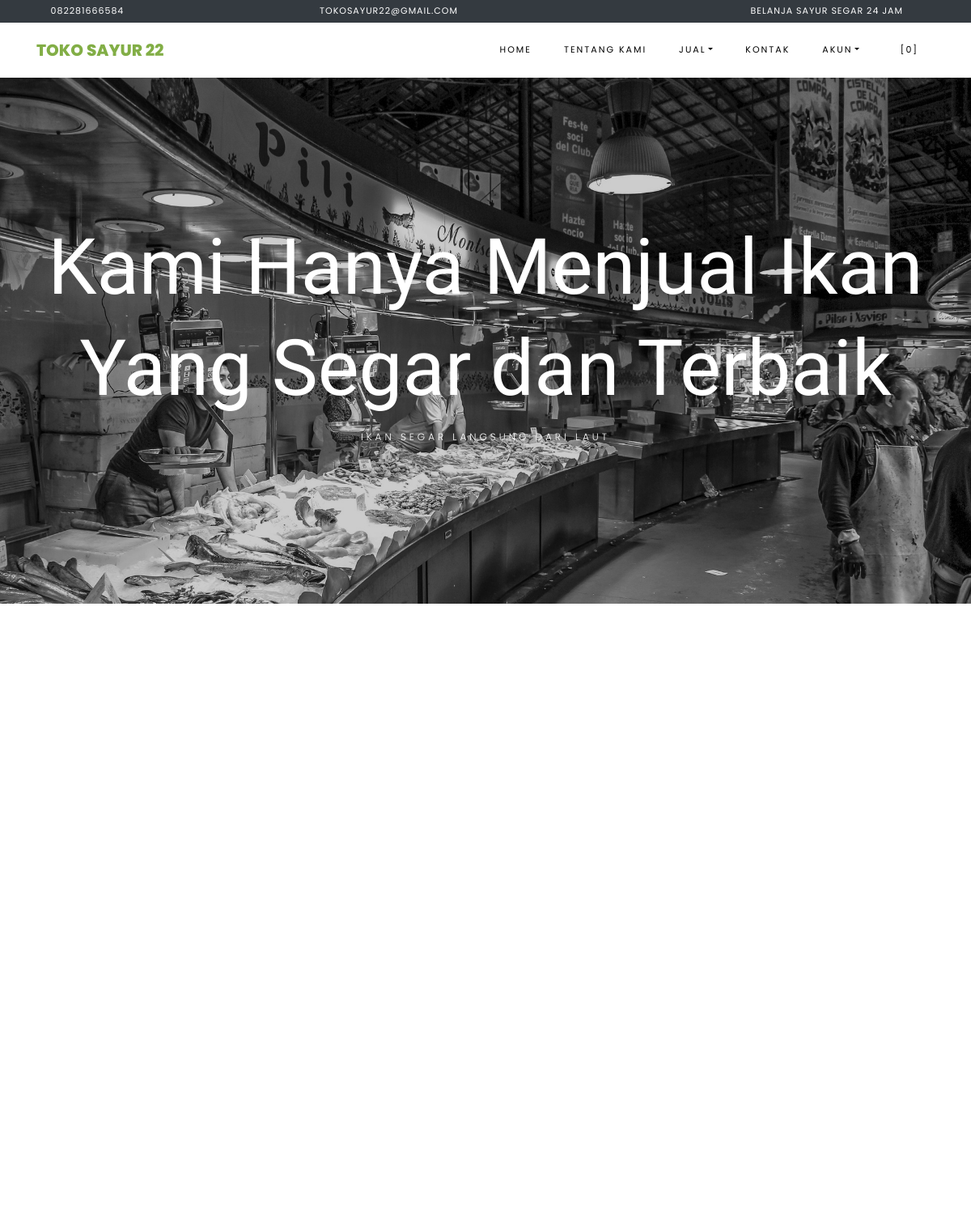
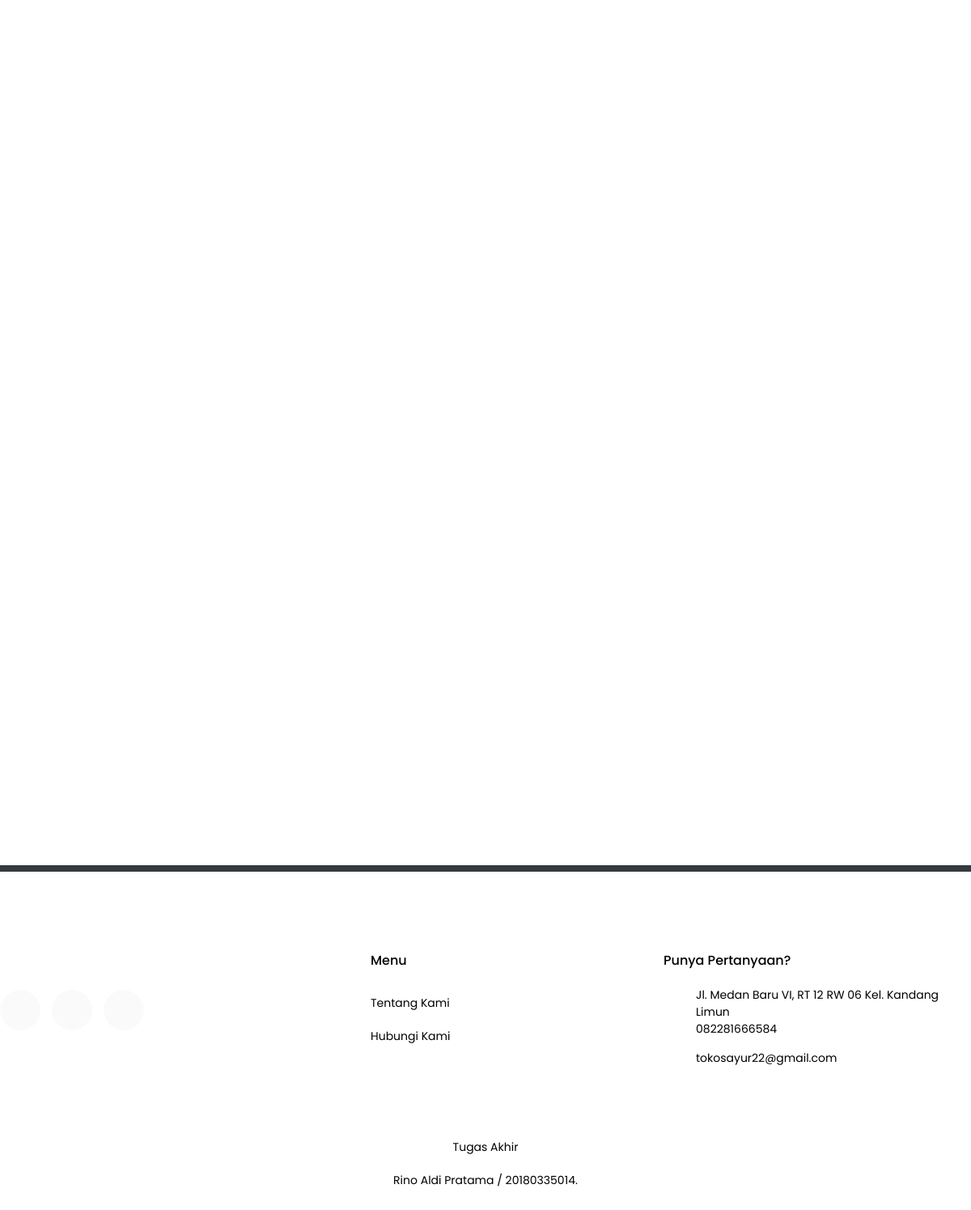
The page / on the database its author committed (2 pictures, top to bottom).
### tables this page shows
CREATE TABLE `settings` (
  `id` int(10) NOT NULL,
  `key` varchar(32) NOT NULL,
  `content` varchar(191) NOT NULL
);

### application/helpers/themes_helper.php (called while the page is built, shortened)
<?php
if ( ! function_exists('get_theme_name'))
{
    function get_theme_name() {
        $current_theme = get_settings('current_theme_name');
        return ($current_theme) ? $current_theme : false;
    }
}
if ( ! function_exists('get_template_part'))
{
    function get_template_part($file_name = null, $params = array()) {
        if ($file_name !== '') {
            $current_theme = get_theme_name();
            if ( file_exists($file_location = VIEWPATH .'themes/'. $current_theme .'/'. $file_name .'.php')) {
                $CI =& get_instance();
                $CI->load->view('themes/'. $current_theme .'/'. $file_name, $params);
            }
            else {
                echo '<div>Kesalahan: berkas tema <b>'. $file_name .'.php</b> tidak ditemukan.<br>Lokasi berkas: <b>'. $file_location .'</b></div>';
            }
        }
    }
}
if ( ! function_exists('get_header'))
{
    function get_header($params = null, $section = '', $current_section = '') {
        $load_params = array();
        if ( is_null($params)) {
            $load_params['title'] = get_settings('site_name');
        }
        else if ( is_string($params)) {
            $load_params['title'] = $params;
        }
        else if ( is_array($params)) {
            $load_params = $params;
        }
        else {
            $load_params['title'] = get_settings('site_name');
        }
        $load_params['sidebar_section'] = $section;
        $load_params['current_section'] = $current_section;
        get_template_part('header', $load_params);
    }
}
if ( ! function_exists('get_footer'))
{
    function get_footer($params = array()) {
        get_template_part('footer', $params);
    }
}
if ( ! function_exists('get_theme_uri'))
{
    function get_theme_uri($file_name = null, $theme_name = NULL)
    {
        $theme_name = ($theme_name == NULL) ? get_theme_name() : $theme_name;
        return is_null($file_name) ? base_url('assets/themes/'. $theme_name .'/') : base_url('assets/themes/'. $theme_name .'/'. $file_name) ;
    }
}

### application/controllers/Home.php (called while the page is built, shortened)
<?php
class Home extends CI_Controller {
    public function index() {
        $params['title'] = 'Selamat Datang di Toko Ikan';
        $products['products'] = $this->product->get_all_products();
        $products['best_deal'] = $this->product->best_deal_product();
        $products['reviews'] = $this->review->get_all_reviews();
        get_header($params);
        get_template_part('home', $products);
        get_footer();
    }
}

### index.php (called while the page is built, shortened)
<?php
require_once BASEPATH.'core/CodeIgniter.php';

### application/helpers/global_helper.php (called while the page is built, shortened)
<?php
if ( ! function_exists('get_settings'))
{
    function get_settings($key = '')
    {
        $CI =& get_instance();
        $row = $CI->db
            ->select('content')
            ->where('key', $key)
            ->get('settings')
            ->row();
        return $row->content;
    }
}
if ( ! function_exists('get_store_name'))
{
    function get_store_name()
    {
        return get_settings('store_name');
    }
}

### application/helpers/session_helper.php (called while the page is built, shortened)
<?php
if ( ! function_exists('init'))
{
    function init()
    {
        $CI =& get_instance();
        return $CI;
    }
}
if( ! function_exists('session_data'))
{
    function session_data()
    {
        $CI = init();
        $read_session_in_cookie = get_cookie('__ACTIVE_SESSION_DATA');
        $read_session_in_session = $CI->session->userdata('__ACTIVE_SESSION_DATA');
        if ($read_session_in_cookie)
        {
            $read_data = $CI->encryption->decrypt($read_session_in_cookie);
            $read_data = json_decode($read_data);
            return $read_data;
        }
        else if ($read_session_in_session)
        {
            $read_data = $CI->encryption->decrypt($read_session_in_session);
            $read_data = json_decode($read_data);
            return $read_data;
        }
        else {
            $default_session = new stdClass();
            $default_session->is_login = FALSE;
            $default_session->user_id = 0;
            $default_session->login_at = 0;
            $default_session->remember_me = FALSE;
            return $default_session;
        }
    }
}

### application/views/themes/vegefoods/home.php (the view, shortened to what this page needs)
<section id="home-section" class="hero">
    <div class="home-slider owl-carousel">
    <div class="slider-item" style="background-image: url(<?php echo get_theme_uri('images/MFish.jpg'); ?>);">
        <div class="overlay"></div>
      <div class="container">
        <div class="row slider-text justify-content-center align-items-center" data-scrollax-parent="true">
          <div class="col-md-12 ftco-animate text-center">
            <h1 class="mb-2">Kami Hanya Menjual Ikan Yang Segar dan Terbaik</h1>
            <h2 class="subheading mb-4">Ikan Segar Langsung dari Laut </h2>
          </div>
        </div>
      </div>
    </div>
  </div>
</section>
  <center><section class="ftco-section" id="products">
      <div class="container">
          <div class="row no-gutters ftco-services" style="display; flex;justify-content: center;margin: 0 auto">
  </section>
</center>
  <section class="ftco-section">
  <div class="container">
          <div class="row justify-content-center mb-3 pb-3">
  </div>
  </div>
  <div class="container">
      <div class="row">
      </div>
  </div>
</section>
 <br>
 <br>
 <br>
 <br>

### application/views/themes/vegefoods/header.php (shortened to what this page needs)
?><!DOCTYPE html>
<html lang="en">
  <head>
    <link rel="stylesheet" href="<?php echo get_theme_uri('css/open-iconic-bootstrap.min.css'); ?>">
    <link rel="stylesheet" href="<?php echo get_theme_uri('css/animate.css'); ?>">
    <link rel="stylesheet" href="<?php echo get_theme_uri('css/owl.carousel.min.css'); ?>">
    <link rel="stylesheet" href="<?php echo get_theme_uri('css/owl.theme.default.min.css'); ?>">
    <link rel="stylesheet" href="<?php echo get_theme_uri('css/magnific-popup.css'); ?>">
    <link rel="stylesheet" href="<?php echo get_theme_uri('css/aos.css'); ?>">
	<link rel="stylesheet" href="<?php echo get_theme_uri('css/ionicons.min.css'); ?>">
	<link rel="stylesheet" href="<?php echo get_theme_uri('js/plugins/@fortawesome/fontawesome-free/css/all.min.css', 'argon'); ?>">
    <link rel="stylesheet" href="<?php echo get_theme_uri('css/bootstrap-datepicker.css'); ?>">
    <link rel="stylesheet" href="<?php echo get_theme_uri('css/jquery.timepicker.css'); ?>">
    <link rel="stylesheet" href="<?php echo get_theme_uri('css/flaticon.css'); ?>">
    <link rel="stylesheet" href="<?php echo get_theme_uri('css/icomoon.css'); ?>">
	<link rel="stylesheet" href="<?php echo get_theme_uri('css/style.css'); ?>">
	<link rel="stylesheet" href="<?php echo base_url('assets/plugins/toastr/toastr.min.css'); ?>">
  </head>
  <body class="goto-here">
		<div class="py-1 bg-dark">
    	<div class="container">
    		<div class="row no-gutters d-flex align-items-start align-items-center px-md-0">
	    		<div class="col-lg-12 d-block">
		    		<div class="row d-flex">
		    			<div class="col-md pr-4 d-flex topper align-items-center">
					    	<div class="icon mr-2 d-flex justify-content-center align-items-center"><span class="icon-phone2"></span></div>
						    <span class="text"><?php echo get_settings('store_phone_number'); ?></span>
					    </div>
					    <div class="col-md pr-4 d-flex topper align-items-center">
					    	<div class="icon mr-2 d-flex justify-content-center align-items-center"><span class="icon-paper-plane"></span></div>
						    <span class="text"><?php echo get_settings('store_email'); ?></span>
					    </div>
					    <div class="col-md-5 pr-4 d-flex topper align-items-center text-lg-right">
						    <span class="text"><?php echo get_settings('store_tagline'); ?></span>
					    </div>
				    </div>
			    </div>
		    </div>
		  </div>
    </div>
    <nav class="navbar navbar-expand-lg navbar-dark ftco_navbar bg-dark ftco-navbar-light" id="ftco-navbar">
	    <div class="container">
	      <a class="navbar-brand" href="<?php echo base_url(); ?>"><?php echo get_store_name(); ?></a>
	      <div class="collapse navbar-collapse" id="ftco-nav">
	        <ul class="navbar-nav ml-auto">
	          <li class="nav-item active"><a href="<?php echo base_url(); ?>" class="nav-link">Home</a></li>
	          <li class="nav-item"><a href="<?php echo site_url('pages/about'); ?>" class="nav-link">Tentang Kami</a></li>
	          <li class="nav-item dropdown">
	          <a class="nav-link dropdown-toggle" href="#" id="dropdown04" data-toggle="dropdown" aria-haspopup="true" aria-expanded="false">Jual</a>
              <li class="nav-item"><a href="<?php echo site_url('pages/contact'); ?>" class="nav-link">Kontak</a></li>
              <li class="nav-item dropdown">
              <a class="nav-link dropdown-toggle" href="#" id="dropdown05" data-toggle="dropdown" aria-haspopup="true" aria-expanded="false">Akun</a>
            </li>
	          <li class="nav-item cta-colored"><a href="<?php echo site_url('shop/cart'); ?>" class="nav-link"><span class="icon-shopping_cart"></span>[<span class="cart-item-total">0</span>]</a></li>
	        </ul>
	      </div>
	    </div>
	  </nav>

### application/views/themes/vegefoods/footer.php (shortened to what this page needs)
<section class="ftco-section ftco-no-pt ftco-no-pb py-5 bg-dark">
    <div class="container py-1">
    </div>
  </section>
  <footer class="ftco-footer ftco-section">
      <div class="row mb-5">
        <div class="col-md">
          <div class="ftco-footer-widget mb-4">
            <ul class="ftco-footer-social list-unstyled float-md-left float-lft mt-5">
              <li ><a href="#"><span class="icon-twitter"></span></a></li>
              <li ><a href="#"><span class="icon-facebook"></span></a></li>
              <li ><a href="#"><span class="icon-instagram"></span></a></li>
            </ul>
          </div>
        </div>
        <div class="col-md">
          <div class="ftco-footer-widget mb-4 ml-md-5">
            <h2 class="ftco-heading-2">Menu</h2>
            <ul class="list-unstyled">
              <li><a href="<?php echo site_url('pages/about'); ?>" class="py-2 d-block">Tentang Kami</a></li>
              <li><a href="<?php echo site_url('pages/contact'); ?>" class="py-2 d-block">Hubungi Kami</a></li>
            </ul>
          </div>
        </div>
        <div class="col-md">
          <div class="ftco-footer-widget mb-4">
              <h2 class="ftco-heading-2">Punya Pertanyaan?</h2>
              <div class="block-23 mb-3">
                <ul>
                  <li><span class="icon icon-map-marker"></span><span class="text"><?php echo get_settings('store_address'); ?></span></li>
                  <li><a href="#"><span class="icon icon-phone"></span><span class="text"><?php echo get_settings('store_phone_number'); ?></span></a></li>
                  <li><a href="#"><span class="icon icon-envelope"></span><span class="text"><?php echo get_settings('store_email'); ?></span></a></li>
                </ul>
              </div>
          </div>
        </div>
      </div>
      <div class="row">
        <div class="col-md-12 text-center">
          <p>Tugas Akhir</p>
          <p>Rino Aldi Pratama / 20180335014.</p>
        </div>
      </div>
  </footer>
</body>
</html>

### assets/themes/vegefoods/css/icomoon.css (style rules this page uses)
[class^="icon-"], [class*=" icon-"] { font-family: 'icomoon' !important; speak: none; font-style: normal; font-weight: normal; font-variant: normal; text-transform: none; line-height: 1; -webkit-font-smoothing: antialiased; -moz-osx-font-smoothing: grayscale; }
.icon-map-marker:before { content: "\f041"; }
.icon-phone:before { content: "\f095"; }
.icon-twitter:before { content: "\f099"; }
.icon-facebook:before { content: "\f09a"; }
.icon-envelope:before { content: "\f0e0"; }
.icon-instagram:before { content: "\f16d"; }
.icon-paper-plane:before { content: "\f1d8"; }
.icon-phone2:before { content: "\e0cd"; }
.icon-shopping_cart:before { content: "\e8cc"; }

### rows shown on the page
settings: content "082281666584"
settings: content "TOKOSAYUR22@GMAIL.COM", content "tokosayur22@gmail.com"
settings: content "BELANJA SAYUR SEGAR 24 JAM"
settings: content "TOKO SAYUR 22"
settings: content (picture)
settings: content "Jl. Medan Baru VI, RT 12 RW 06 Kel. Kandang Limun"
